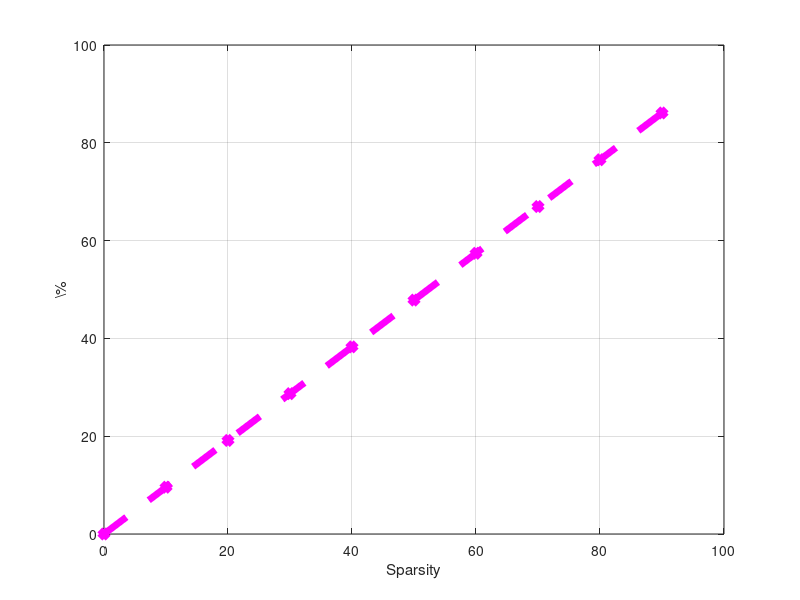

Here is the MATLAB script that generated this plot: (Note: this script raises an error after producing the figure.)
h=128;
d=39;
s1=1;
s2=2;
t1=1;
t2=2;

cm=5.5e-6
ca=2.85e-6

M=4*(h*d+h^2)+3*s1*h+2*t1*h+3*h
A=4*(h*d+h^2+2*h)+3*s2*h+2*t2*h+h

m=(4*(h*d+h^2))/M;

results=[];

n=16;
%E=(1-s)*m*M*cm*n^2+(1-m)*M*cm*n^2+A*ca*n;

nref=16;
Eref=M*cm*nref^2+A*ca*nref;
for s=0:0.1:0.9
    E=(1-s)*m*M*cm*n^2+(1-m)*M*cm*n^2+A*ca*n;
    Erel=E/Eref;
    results=[results; s Erel]; 
end

figure('Name', 'Accuracy vs LSTM sparsity');
 h1=axes
 index=100*results(:,1);
 r1=100-results(:,2)*100;
 plot(index,r1,'m--x','LineWidth',5);
 hold on;
 %plot(index,r2,'r--*');
 
 grid on;
 %title('Accuracy of the TIMIT LSTM');
 %axis([0 90  54 101]);
 xlabel('Sparsity') % x-axis10 label
 ylabel('\%') % y-axis label

 %set(h1, 'Xdir', 'reverse')
 %axis([2 16  0 101]);
 
load('../results_sparsity.mat')
 index=results_sparsity_LSTMonly(:,1);
 r1=100-results_sparsity_LSTMonly(:,3);
 r1=(r1/r1(1))*100;
 plot(index,r1,'b--o','LineWidth',5);
 hold on;
%  r2=100-results_sparsity_all(:,3);
%  r2=(r2/r2(1))*100;
%  plot(index,r2,'r--x','LineWidth',5);
%  r3=100-results_sparsity_FConly(:,3);
%  r3=(r3/r3(1))*100;
%  plot(index,r3,'g--*','LineWidth',5);
 grid on;
 %title('Accuracy of the TIMIT LSTM');
 axis([0 90  0 101]);
 legend('Energy Savings', 'LSTM-only pruning relative accuracy','LSTM+FC pruning relative accuracy','FC-only pruning relative accuracy')
 set(gca,'FontSize',30)
 %set(gca,'fontsize',20);
 


